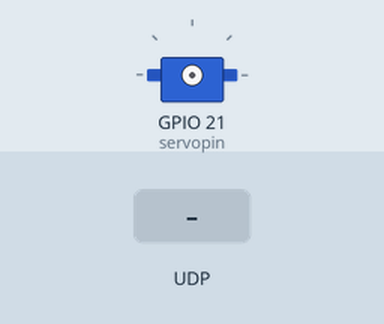
Simulated run of this program. Board: Raspberry Pi (BCM pin numbers). Parts: servo. The inputs (shaded band) are chosen by the test bench. Servo angles are drawn from the pulse width (0.5 ms = 0°, 2.5 ms = 180°); what the program prints to the terminal is not drawn.

Above: at 1.2 s.
1.3 s: UDP packet "1" arrives
2.8 s: UDP packet "0" arrives
At 4.0 s:
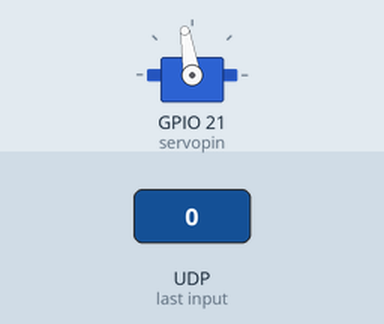
4.3 s: UDP packet "1" arrives
At 5.4 s:
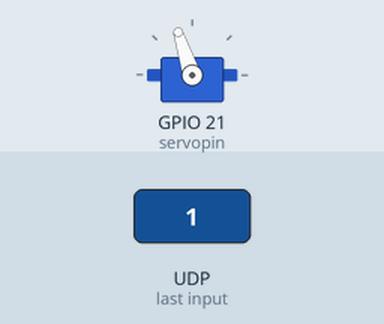
Timing chart, 0 to 7.3 s (numbered marks = the images above; inputs shaded):
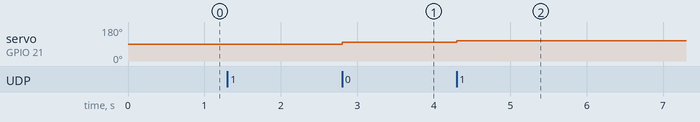

Measured:
- after the input at 2.8 s, servo on GPIO 21 (servopin): 90° → 99° at once
- after the input at 4.3 s, servo on GPIO 21 (servopin): 99° → 108° at once

The program:

Pi_godEye_3.py
```python
#!/usr/bin/env python

from socket import *
from time import ctime
import RPi.GPIO as GPIO
import time
import signal
import atexit

#num = int(input(''))
#if num==2:
    #servopin=12
num = 3
host = '' #监听所有的ip
port = 13141+num*1000 #接口必 须一致

bufsize = 102400
addr = (host,port)

udpServer = socket(AF_INET,SOCK_DGRAM)
udpServer.bind(addr) #开始监听
data,addr= udpServer.recvfrom(bufsize)  #接收数据和返回地址
    #处理数据
data = data.decode(encoding="utf-8")
udpServer.sendto(data.encode(encoding='utf-8'),addr)
    #发送数据

i=7.5

atexit.register(GPIO.cleanup)
servopin = 21
GPIO.setmode(GPIO.BCM)
GPIO.setup(servopin, GPIO.OUT, initial=False)
p = GPIO.PWM(servopin,50) #50HZ
p.start(0)
p.ChangeDutyCycle(i) #设置转动角度
time.sleep(0.2)                      #等该20ms周期结束 ,转动时间
p.ChangeDutyCycle(0)                  #归零信号
time.sleep(0.02)
#curdata = [240,240]
#cur = 1
#lastdata = [240]
#last = 0

while True:
    while(2<i<12):
                        #转动间隔

        data,addr= udpServer.recvfrom(bufsize)  #接收数据和返回地址
        #处理数据
        data = data.decode(encoding="utf-8")

        #发送数据
        data = int(data)
    #curdata.append(data)
    #lastdata.append(data)
    #last+=1
    #deltdata = lastdata[last] - curdata[last]
        if(data==1000):
            i = 7.5
        if(data==900):
            i = i+0.3
        if(data==800):
            i = i-0.3
        if(data<=210): #当物体偏左，应当向左转
            i=i-0.2 # 当物体在200到210之间，应当反向旋转消除延迟惯性
            if(data<=200):
                i=i+0.3
            if(data<=80):
                i=i+0.4

        elif(data>=290 and data<490):
            i=i+0.2
            if(data>=300):
                i=i-0.3
            if(data>=420):
                i=i-0.4
        else:
            i=i
        if(i<=2):
            i=i+1

        elif(i>=12):
            i=i-1
        print(num,'Position and Duty：{0:>4d}  {1:>.4f}'.format(data,i))
        data = str(i)
        udpServer.sendto(data.encode(encoding='utf-8'),addr)

        p.ChangeDutyCycle(i) #设置转动角度
        time.sleep(0.06)                      #等该20ms周期结束 ,转动时间
        p.ChangeDutyCycle(0)                  #归零信号
        time.sleep(0.02)

udpServer.close()
```
